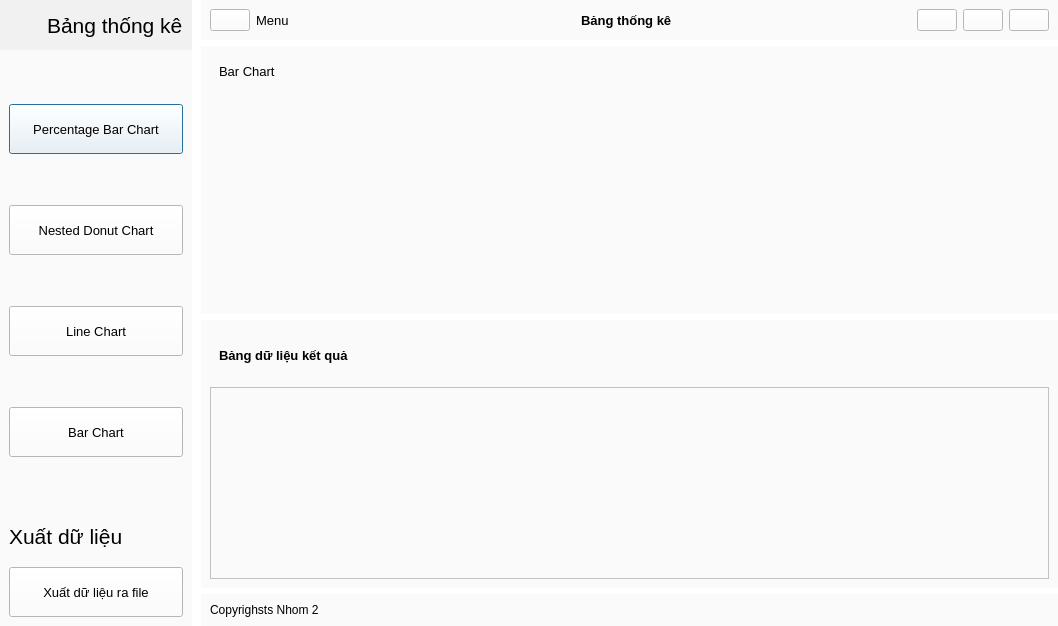
<?xml version="1.0" encoding="UTF-8"?>
<ui version="4.0">
 <class>Dialog</class>
 <widget class="QDialog" name="Dialog">
  <property name="geometry">
   <rect>
    <x>0</x>
    <y>0</y>
    <width>1058</width>
    <height>626</height>
   </rect>
  </property>
  <property name="sizePolicy">
   <sizepolicy hsizetype="Preferred" vsizetype="MinimumExpanding">
    <horstretch>0</horstretch>
    <verstretch>0</verstretch>
   </sizepolicy>
  </property>
  <property name="windowTitle">
   <string>Dialog</string>
  </property>
  <property name="styleSheet">
   <string notr="true">background-color: rgb(255, 255, 255);</string>
  </property>
  <layout class="QHBoxLayout" name="horizontalLayout_2">
   <property name="spacing">
    <number>0</number>
   </property>
   <property name="leftMargin">
    <number>0</number>
   </property>
   <property name="topMargin">
    <number>0</number>
   </property>
   <property name="rightMargin">
    <number>0</number>
   </property>
   <property name="bottomMargin">
    <number>0</number>
   </property>
   <item>
    <widget class="QWidget" name="Left_menu_widget" native="true">
     <property name="sizePolicy">
      <sizepolicy hsizetype="Maximum" vsizetype="Preferred">
       <horstretch>0</horstretch>
       <verstretch>0</verstretch>
      </sizepolicy>
     </property>
     <property name="autoFillBackground">
      <bool>false</bool>
     </property>
     <property name="styleSheet">
      <string notr="true">background-color: rgb(250, 250, 250);</string>
     </property>
     <layout class="QVBoxLayout" name="verticalLayout">
      <property name="spacing">
       <number>0</number>
      </property>
      <property name="leftMargin">
       <number>0</number>
      </property>
      <property name="topMargin">
       <number>0</number>
      </property>
      <property name="rightMargin">
       <number>0</number>
      </property>
      <property name="bottomMargin">
       <number>0</number>
      </property>
      <item>
       <widget class="QFrame" name="frame_3">
        <property name="styleSheet">
         <string notr="true">background-color: rgb(241, 241, 241);</string>
        </property>
        <property name="frameShape">
         <enum>QFrame::Shape::NoFrame</enum>
        </property>
        <layout class="QHBoxLayout" name="horizontalLayout_6">
         <item>
          <widget class="QLabel" name="label_10">
           <property name="minimumSize">
            <size>
             <width>32</width>
             <height>32</height>
            </size>
           </property>
           <property name="maximumSize">
            <size>
             <width>32</width>
             <height>32</height>
            </size>
           </property>
           <property name="text">
            <string/>
           </property>
           <property name="pixmap">
            <pixmap resource="resources.qrc">:/Icons/dashboard.png</pixmap>
           </property>
           <property name="scaledContents">
            <bool>true</bool>
           </property>
           <property name="wordWrap">
            <bool>true</bool>
           </property>
          </widget>
         </item>
         <item>
          <widget class="QLabel" name="label">
           <property name="font">
            <font>
             <pointsize>16</pointsize>
            </font>
           </property>
           <property name="text">
            <string>Bảng thống kê</string>
           </property>
          </widget>
         </item>
        </layout>
       </widget>
      </item>
      <item>
       <widget class="QFrame" name="frame_4">
        <property name="sizePolicy">
         <sizepolicy hsizetype="Preferred" vsizetype="Expanding">
          <horstretch>0</horstretch>
          <verstretch>0</verstretch>
         </sizepolicy>
        </property>
        <property name="frameShape">
         <enum>QFrame::Shape::NoFrame</enum>
        </property>
        <layout class="QVBoxLayout" name="verticalLayout_3">
         <item>
          <widget class="QPushButton" name="pushButton_3">
           <property name="sizePolicy">
            <sizepolicy hsizetype="Minimum" vsizetype="Ignored">
             <horstretch>0</horstretch>
             <verstretch>0</verstretch>
            </sizepolicy>
           </property>
           <property name="maximumSize">
            <size>
             <width>16777215</width>
             <height>50</height>
            </size>
           </property>
           <property name="font">
            <font>
             <family>Segoe UI</family>
             <pointsize>10</pointsize>
            </font>
           </property>
           <property name="styleSheet">
            <string notr="true">background-color: rgb(255, 255, 255);</string>
           </property>
           <property name="text">
            <string>Percentage Bar Chart</string>
           </property>
           <property name="icon">
            <iconset resource="resources.qrc">
             <normaloff>:/Icons/interest-rate.png</normaloff>:/Icons/interest-rate.png</iconset>
           </property>
           <property name="iconSize">
            <size>
             <width>32</width>
             <height>32</height>
            </size>
           </property>
          </widget>
         </item>
         <item>
          <widget class="QPushButton" name="pushButton_6">
           <property name="sizePolicy">
            <sizepolicy hsizetype="Minimum" vsizetype="Ignored">
             <horstretch>0</horstretch>
             <verstretch>0</verstretch>
            </sizepolicy>
           </property>
           <property name="maximumSize">
            <size>
             <width>16777215</width>
             <height>50</height>
            </size>
           </property>
           <property name="font">
            <font>
             <family>Segoe UI</family>
             <pointsize>10</pointsize>
            </font>
           </property>
           <property name="styleSheet">
            <string notr="true">background-color: rgb(255, 255, 255);</string>
           </property>
           <property name="text">
            <string>Nested Donut Chart</string>
           </property>
           <property name="icon">
            <iconset resource="resources.qrc">
             <normaloff>:/Icons/pie-chart.png</normaloff>:/Icons/pie-chart.png</iconset>
           </property>
           <property name="iconSize">
            <size>
             <width>32</width>
             <height>32</height>
            </size>
           </property>
          </widget>
         </item>
         <item>
          <widget class="QPushButton" name="pushButton_7">
           <property name="sizePolicy">
            <sizepolicy hsizetype="Minimum" vsizetype="Ignored">
             <horstretch>0</horstretch>
             <verstretch>0</verstretch>
            </sizepolicy>
           </property>
           <property name="maximumSize">
            <size>
             <width>16777215</width>
             <height>50</height>
            </size>
           </property>
           <property name="font">
            <font>
             <family>Segoe UI</family>
             <pointsize>10</pointsize>
            </font>
           </property>
           <property name="styleSheet">
            <string notr="true">background-color: rgb(255, 255, 255);</string>
           </property>
           <property name="text">
            <string>Line Chart</string>
           </property>
           <property name="icon">
            <iconset resource="resources.qrc">
             <normaloff>:/Icons/line-chart.png</normaloff>:/Icons/line-chart.png</iconset>
           </property>
           <property name="iconSize">
            <size>
             <width>32</width>
             <height>32</height>
            </size>
           </property>
          </widget>
         </item>
         <item>
          <widget class="QPushButton" name="pushButton_4">
           <property name="sizePolicy">
            <sizepolicy hsizetype="Minimum" vsizetype="Ignored">
             <horstretch>0</horstretch>
             <verstretch>0</verstretch>
            </sizepolicy>
           </property>
           <property name="maximumSize">
            <size>
             <width>16777215</width>
             <height>50</height>
            </size>
           </property>
           <property name="font">
            <font>
             <family>Segoe UI</family>
             <pointsize>10</pointsize>
            </font>
           </property>
           <property name="styleSheet">
            <string notr="true">background-color: rgb(255, 255, 255);</string>
           </property>
           <property name="text">
            <string>Bar Chart</string>
           </property>
           <property name="icon">
            <iconset resource="resources.qrc">
             <normaloff>:/Icons/bar-chart2.png</normaloff>:/Icons/bar-chart2.png</iconset>
           </property>
           <property name="iconSize">
            <size>
             <width>32</width>
             <height>32</height>
            </size>
           </property>
          </widget>
         </item>
        </layout>
       </widget>
      </item>
      <item>
       <widget class="QFrame" name="frame_5">
        <property name="frameShape">
         <enum>QFrame::Shape::NoFrame</enum>
        </property>
        <layout class="QVBoxLayout" name="verticalLayout_4">
         <item>
          <widget class="QLabel" name="label_2">
           <property name="font">
            <font>
             <pointsize>16</pointsize>
            </font>
           </property>
           <property name="text">
            <string>Xuất dữ liệu</string>
           </property>
          </widget>
         </item>
        </layout>
       </widget>
      </item>
      <item>
       <widget class="QFrame" name="frame_6">
        <property name="sizePolicy">
         <sizepolicy hsizetype="Preferred" vsizetype="Preferred">
          <horstretch>0</horstretch>
          <verstretch>0</verstretch>
         </sizepolicy>
        </property>
        <property name="minimumSize">
         <size>
          <width>0</width>
          <height>0</height>
         </size>
        </property>
        <property name="frameShape">
         <enum>QFrame::Shape::NoFrame</enum>
        </property>
        <layout class="QVBoxLayout" name="verticalLayout_5">
         <item>
          <widget class="QPushButton" name="pushButton_5">
           <property name="sizePolicy">
            <sizepolicy hsizetype="Minimum" vsizetype="Preferred">
             <horstretch>0</horstretch>
             <verstretch>0</verstretch>
            </sizepolicy>
           </property>
           <property name="minimumSize">
            <size>
             <width>0</width>
             <height>50</height>
            </size>
           </property>
           <property name="font">
            <font>
             <family>Segoe UI</family>
             <pointsize>10</pointsize>
            </font>
           </property>
           <property name="styleSheet">
            <string notr="true">background-color: rgb(255, 255, 255);</string>
           </property>
           <property name="text">
            <string>Xuất dữ liệu ra file</string>
           </property>
           <property name="icon">
            <iconset resource="resources.qrc">
             <normaloff>:/Icons/excel.png</normaloff>:/Icons/excel.png</iconset>
           </property>
           <property name="iconSize">
            <size>
             <width>32</width>
             <height>32</height>
            </size>
           </property>
          </widget>
         </item>
        </layout>
       </widget>
      </item>
     </layout>
    </widget>
   </item>
   <item>
    <widget class="QFrame" name="frame_2">
     <property name="frameShape">
      <enum>QFrame::Shape::NoFrame</enum>
     </property>
     <layout class="QVBoxLayout" name="verticalLayout_6">
      <property name="topMargin">
       <number>0</number>
      </property>
      <property name="rightMargin">
       <number>0</number>
      </property>
      <property name="bottomMargin">
       <number>0</number>
      </property>
      <item>
       <widget class="QFrame" name="frame_7">
        <property name="sizePolicy">
         <sizepolicy hsizetype="Preferred" vsizetype="Fixed">
          <horstretch>0</horstretch>
          <verstretch>0</verstretch>
         </sizepolicy>
        </property>
        <property name="styleSheet">
         <string notr="true">background-color: rgb(250, 250, 250);</string>
        </property>
        <property name="frameShape">
         <enum>QFrame::Shape::NoFrame</enum>
        </property>
        <layout class="QHBoxLayout" name="horizontalLayout">
         <property name="spacing">
          <number>0</number>
         </property>
         <property name="leftMargin">
          <number>0</number>
         </property>
         <property name="topMargin">
          <number>0</number>
         </property>
         <property name="rightMargin">
          <number>0</number>
         </property>
         <property name="bottomMargin">
          <number>0</number>
         </property>
         <item>
          <widget class="QFrame" name="header_frame">
           <property name="frameShape">
            <enum>QFrame::Shape::NoFrame</enum>
           </property>
           <layout class="QHBoxLayout" name="horizontalLayout_3">
            <item>
             <widget class="QPushButton" name="pushButton">
              <property name="sizePolicy">
               <sizepolicy hsizetype="Maximum" vsizetype="Fixed">
                <horstretch>0</horstretch>
                <verstretch>0</verstretch>
               </sizepolicy>
              </property>
              <property name="styleSheet">
               <string notr="true">background-color: rgb(255, 255, 255);</string>
              </property>
              <property name="text">
               <string/>
              </property>
              <property name="icon">
               <iconset resource="resources.qrc">
                <normaloff>:/Icons/menu.png</normaloff>:/Icons/menu.png</iconset>
              </property>
             </widget>
            </item>
            <item>
             <widget class="QLabel" name="label_3">
              <property name="font">
               <font>
                <family>Segoe UI</family>
                <pointsize>10</pointsize>
               </font>
              </property>
              <property name="text">
               <string>Menu</string>
              </property>
             </widget>
            </item>
            <item>
             <widget class="QLabel" name="label_4">
              <property name="font">
               <font>
                <family>Segoe UI</family>
                <pointsize>10</pointsize>
                <bold>true</bold>
               </font>
              </property>
              <property name="text">
               <string>Bảng thống kê</string>
              </property>
             </widget>
            </item>
           </layout>
          </widget>
         </item>
         <item>
          <widget class="QFrame" name="header_nav">
           <property name="sizePolicy">
            <sizepolicy hsizetype="Fixed" vsizetype="Preferred">
             <horstretch>0</horstretch>
             <verstretch>0</verstretch>
            </sizepolicy>
           </property>
           <property name="frameShape">
            <enum>QFrame::Shape::NoFrame</enum>
           </property>
           <layout class="QHBoxLayout" name="horizontalLayout_4">
            <item>
             <widget class="QPushButton" name="pushButton_8">
              <property name="sizePolicy">
               <sizepolicy hsizetype="Maximum" vsizetype="Fixed">
                <horstretch>0</horstretch>
                <verstretch>0</verstretch>
               </sizepolicy>
              </property>
              <property name="styleSheet">
               <string notr="true">background-color: rgb(255, 255, 255);</string>
              </property>
              <property name="text">
               <string/>
              </property>
              <property name="icon">
               <iconset resource="resources.qrc">
                <normaloff>:/Icons/minus-sign.png</normaloff>:/Icons/minus-sign.png</iconset>
              </property>
             </widget>
            </item>
            <item>
             <widget class="QPushButton" name="pushButton_2">
              <property name="sizePolicy">
               <sizepolicy hsizetype="Maximum" vsizetype="Fixed">
                <horstretch>0</horstretch>
                <verstretch>0</verstretch>
               </sizepolicy>
              </property>
              <property name="styleSheet">
               <string notr="true">background-color: rgb(255, 255, 255);</string>
              </property>
              <property name="text">
               <string/>
              </property>
              <property name="icon">
               <iconset resource="resources.qrc">
                <normaloff>:/Icons/full-screen.png</normaloff>:/Icons/full-screen.png</iconset>
              </property>
             </widget>
            </item>
            <item>
             <widget class="QPushButton" name="pushButton_9">
              <property name="sizePolicy">
               <sizepolicy hsizetype="Maximum" vsizetype="Fixed">
                <horstretch>0</horstretch>
                <verstretch>0</verstretch>
               </sizepolicy>
              </property>
              <property name="styleSheet">
               <string notr="true">background-color: rgb(255, 255, 255);</string>
              </property>
              <property name="text">
               <string/>
              </property>
              <property name="icon">
               <iconset resource="resources.qrc">
                <normaloff>:/Icons/close.png</normaloff>:/Icons/close.png</iconset>
              </property>
             </widget>
            </item>
           </layout>
          </widget>
         </item>
        </layout>
       </widget>
      </item>
      <item>
       <widget class="QFrame" name="frame_8">
        <property name="frameShape">
         <enum>QFrame::Shape::NoFrame</enum>
        </property>
        <layout class="QVBoxLayout" name="verticalLayout_9">
         <property name="spacing">
          <number>0</number>
         </property>
         <property name="leftMargin">
          <number>0</number>
         </property>
         <property name="topMargin">
          <number>0</number>
         </property>
         <property name="rightMargin">
          <number>0</number>
         </property>
         <property name="bottomMargin">
          <number>0</number>
         </property>
         <item>
          <widget class="QStackedWidget" name="stackedWidget">
           <property name="styleSheet">
            <string notr="true">background-color: rgb(250, 250, 250);</string>
           </property>
           <property name="currentIndex">
            <number>3</number>
           </property>
           <widget class="QWidget" name="PercentageChart">
            <layout class="QVBoxLayout" name="verticalLayout_12">
             <item>
              <widget class="QFrame" name="frame_16">
               <property name="frameShape">
                <enum>QFrame::Shape::NoFrame</enum>
               </property>
               <layout class="QVBoxLayout" name="verticalLayout_11">
                <item>
                 <widget class="QLabel" name="label_6">
                  <property name="text">
                   <string>Percentage Bar Chart</string>
                  </property>
                 </widget>
                </item>
               </layout>
              </widget>
             </item>
             <item>
              <widget class="QFrame" name="frame_17">
               <property name="sizePolicy">
                <sizepolicy hsizetype="Preferred" vsizetype="Expanding">
                 <horstretch>0</horstretch>
                 <verstretch>0</verstretch>
                </sizepolicy>
               </property>
               <property name="frameShape">
                <enum>QFrame::Shape::NoFrame</enum>
               </property>
               <layout class="QGridLayout" name="gridLayout"/>
              </widget>
             </item>
            </layout>
           </widget>
           <widget class="QWidget" name="NestedChart">
            <layout class="QVBoxLayout" name="verticalLayout_14">
             <item>
              <widget class="QFrame" name="frame_18">
               <property name="frameShape">
                <enum>QFrame::Shape::NoFrame</enum>
               </property>
               <layout class="QVBoxLayout" name="verticalLayout_13">
                <item>
                 <widget class="QLabel" name="label_7">
                  <property name="text">
                   <string>Nested Donut Chart</string>
                  </property>
                 </widget>
                </item>
               </layout>
              </widget>
             </item>
             <item>
              <widget class="QFrame" name="frame_19">
               <property name="sizePolicy">
                <sizepolicy hsizetype="Preferred" vsizetype="Expanding">
                 <horstretch>0</horstretch>
                 <verstretch>0</verstretch>
                </sizepolicy>
               </property>
               <property name="frameShape">
                <enum>QFrame::Shape::NoFrame</enum>
               </property>
               <layout class="QGridLayout" name="gridLayout_2"/>
              </widget>
             </item>
            </layout>
           </widget>
           <widget class="QWidget" name="LineChart">
            <layout class="QVBoxLayout" name="verticalLayout_16">
             <item>
              <widget class="QFrame" name="frame_20">
               <property name="frameShape">
                <enum>QFrame::Shape::NoFrame</enum>
               </property>
               <layout class="QVBoxLayout" name="verticalLayout_15">
                <item>
                 <widget class="QLabel" name="label_8">
                  <property name="text">
                   <string>Line Chart</string>
                  </property>
                 </widget>
                </item>
               </layout>
              </widget>
             </item>
             <item>
              <widget class="QFrame" name="frame_21">
               <property name="sizePolicy">
                <sizepolicy hsizetype="Preferred" vsizetype="Expanding">
                 <horstretch>0</horstretch>
                 <verstretch>0</verstretch>
                </sizepolicy>
               </property>
               <property name="frameShape">
                <enum>QFrame::Shape::NoFrame</enum>
               </property>
               <layout class="QGridLayout" name="gridLayout_3"/>
              </widget>
             </item>
            </layout>
           </widget>
           <widget class="QWidget" name="BarChart">
            <layout class="QVBoxLayout" name="verticalLayout_18">
             <item>
              <widget class="QFrame" name="frame_22">
               <property name="frameShape">
                <enum>QFrame::Shape::NoFrame</enum>
               </property>
               <layout class="QVBoxLayout" name="verticalLayout_17">
                <item>
                 <widget class="QLabel" name="label_9">
                  <property name="sizePolicy">
                   <sizepolicy hsizetype="Fixed" vsizetype="Fixed">
                    <horstretch>0</horstretch>
                    <verstretch>0</verstretch>
                   </sizepolicy>
                  </property>
                  <property name="font">
                   <font>
                    <family>Segoe UI</family>
                    <pointsize>10</pointsize>
                   </font>
                  </property>
                  <property name="text">
                   <string>Bar Chart</string>
                  </property>
                 </widget>
                </item>
                <item>
                 <widget class="QFrame" name="frame_24">
                  <property name="sizePolicy">
                   <sizepolicy hsizetype="Preferred" vsizetype="Expanding">
                    <horstretch>0</horstretch>
                    <verstretch>0</verstretch>
                   </sizepolicy>
                  </property>
                  <property name="frameShape">
                   <enum>QFrame::Shape::NoFrame</enum>
                  </property>
                 </widget>
                </item>
               </layout>
              </widget>
             </item>
            </layout>
           </widget>
          </widget>
         </item>
        </layout>
       </widget>
      </item>
      <item>
       <widget class="QFrame" name="frame_13">
        <property name="styleSheet">
         <string notr="true">background-color: rgb(250, 250, 250);</string>
        </property>
        <property name="frameShape">
         <enum>QFrame::Shape::NoFrame</enum>
        </property>
        <layout class="QVBoxLayout" name="verticalLayout_10">
         <item>
          <widget class="QFrame" name="frame_23">
           <property name="sizePolicy">
            <sizepolicy hsizetype="Preferred" vsizetype="Expanding">
             <horstretch>0</horstretch>
             <verstretch>0</verstretch>
            </sizepolicy>
           </property>
           <property name="frameShape">
            <enum>QFrame::Shape::NoFrame</enum>
           </property>
           <layout class="QGridLayout" name="gridLayout_4">
            <item row="0" column="0">
             <widget class="QLabel" name="label_11">
              <property name="font">
               <font>
                <family>Segoe UI</family>
                <pointsize>10</pointsize>
                <bold>true</bold>
               </font>
              </property>
              <property name="text">
               <string>Bảng dữ liệu kết quả</string>
              </property>
             </widget>
            </item>
           </layout>
          </widget>
         </item>
         <item>
          <widget class="QTableView" name="tableView"/>
         </item>
        </layout>
       </widget>
      </item>
      <item>
       <widget class="QFrame" name="frame_9">
        <property name="sizePolicy">
         <sizepolicy hsizetype="Preferred" vsizetype="Fixed">
          <horstretch>0</horstretch>
          <verstretch>0</verstretch>
         </sizepolicy>
        </property>
        <property name="styleSheet">
         <string notr="true">background-color: rgb(250, 250, 250);</string>
        </property>
        <property name="frameShape">
         <enum>QFrame::Shape::NoFrame</enum>
        </property>
        <layout class="QHBoxLayout" name="horizontalLayout_5">
         <property name="spacing">
          <number>0</number>
         </property>
         <property name="leftMargin">
          <number>0</number>
         </property>
         <property name="topMargin">
          <number>0</number>
         </property>
         <property name="rightMargin">
          <number>0</number>
         </property>
         <property name="bottomMargin">
          <number>0</number>
         </property>
         <item>
          <widget class="QFrame" name="frame_14">
           <property name="sizePolicy">
            <sizepolicy hsizetype="Preferred" vsizetype="Fixed">
             <horstretch>0</horstretch>
             <verstretch>0</verstretch>
            </sizepolicy>
           </property>
           <property name="frameShape">
            <enum>QFrame::Shape::NoFrame</enum>
           </property>
           <layout class="QVBoxLayout" name="verticalLayout_8">
            <item>
             <widget class="QLabel" name="label_5">
              <property name="sizePolicy">
               <sizepolicy hsizetype="Preferred" vsizetype="Fixed">
                <horstretch>0</horstretch>
                <verstretch>0</verstretch>
               </sizepolicy>
              </property>
              <property name="text">
               <string>Copyrighsts Nhom 2</string>
              </property>
             </widget>
            </item>
           </layout>
          </widget>
         </item>
         <item>
          <widget class="QFrame" name="frame_15">
           <property name="sizePolicy">
            <sizepolicy hsizetype="Preferred" vsizetype="Preferred">
             <horstretch>0</horstretch>
             <verstretch>0</verstretch>
            </sizepolicy>
           </property>
           <property name="frameShape">
            <enum>QFrame::Shape::NoFrame</enum>
           </property>
           <widget class="QFrame" name="size_grid">
            <property name="geometry">
             <rect>
              <x>130</x>
              <y>30</y>
              <width>120</width>
              <height>80</height>
             </rect>
            </property>
            <property name="frameShape">
             <enum>QFrame::Shape::NoFrame</enum>
            </property>
           </widget>
          </widget>
         </item>
        </layout>
       </widget>
      </item>
     </layout>
    </widget>
   </item>
  </layout>
 </widget>
 <resources>
  <include location="resources.qrc"/>
 </resources>
 <connections/>
</ui>
